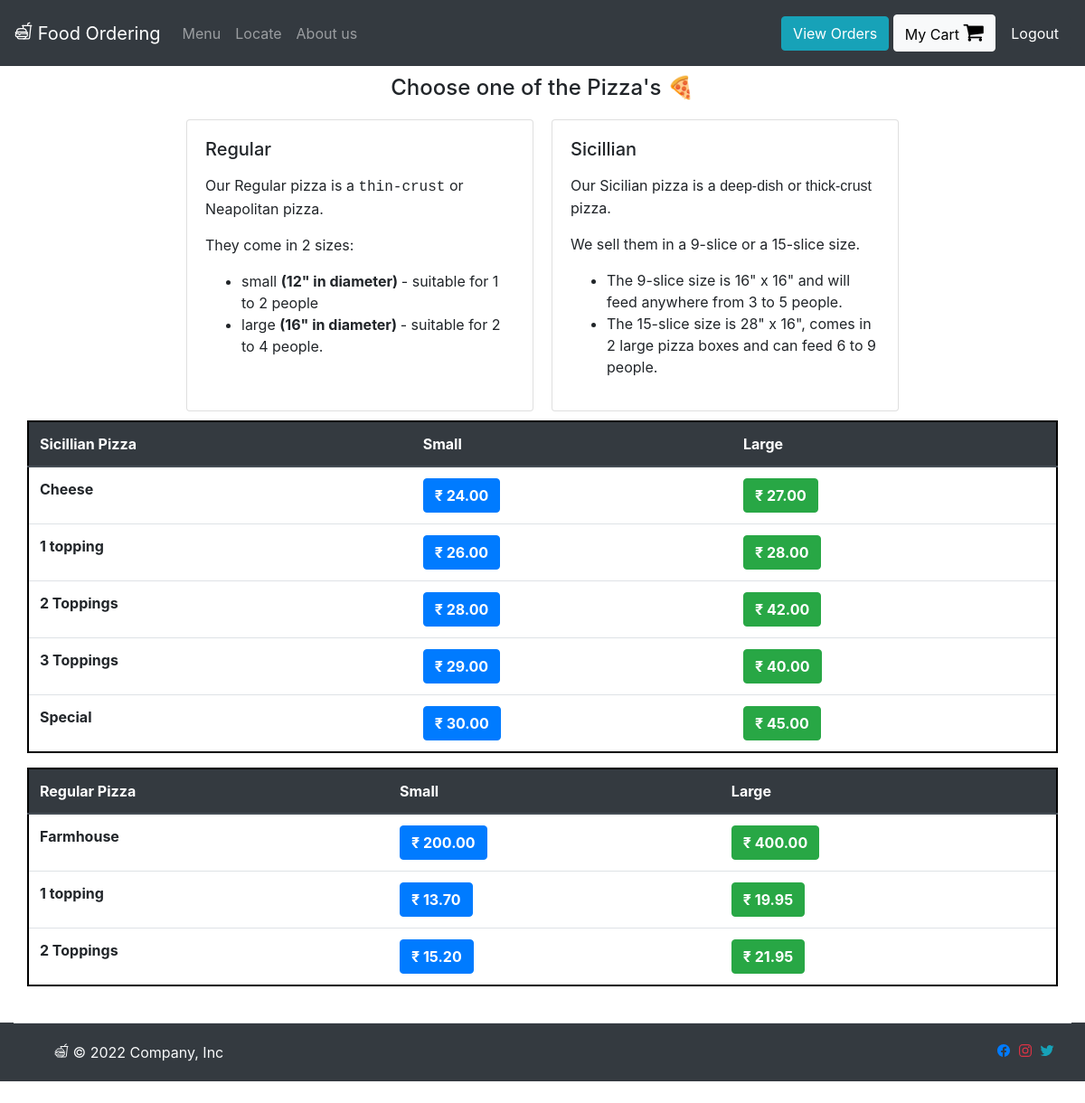
The page /Pizza (signed in) on the database its author committed.
### orders/models.py (models this page shows, shortened)
class RegularPizza(models.Model):
    pizza_choice = models.CharField(max_length=200)
    small_price = models.DecimalField(max_digits=6, decimal_places=2)
    large_price = models.DecimalField(max_digits=6, decimal_places=2)
    category_description = models.TextField()

class SicilianPizza(models.Model):
    pizza_choice = models.CharField(max_length=200)
    small_price = models.DecimalField(max_digits=6, decimal_places=2)
    large_price = models.DecimalField(max_digits=6, decimal_places=2)
    category_description = models.TextField()

### orders/views.py (the view)
# urls.py: path("Pizza", views.pizza, name="pizza"),
def pizza(request):
    if request.user.is_authenticated:
        return render(request, "orders/pizza.html", context = {"regular_pizza":RegularPizza.objects.all, "sicillian_pizza":SicilianPizza.objects.all , "toppings":Toppings.objects.all, "number_of_toppings":[1,2,3]})
    else:
        return redirect("orders:login")

### orders/models.py (called while the page is built)
    def __str__(self):
        return f"{self.topping_name}"

### orders/templates/orders/pizza.html (shortened to what this page needs)
{% extends 'orders/header.html' %}
{% block content %}
    <div class="container">
      <h4 style="margin:10px; text-align:center;"> Choose one of the Pizza's &#x1f355 </h4>
      <div class="row justify-content-center">
            <div class="card" id="regular_pizza_card" style="width: 24rem; margin:10px;">
              <div class="card-body">
                <h5 class="card-title" >Regular </h5>
                {% for pizza in regular_pizza %}
                  {% if pizza.category_description != "default" %}
                    <p class="card-text">{{ pizza.category_description | safe}}</p>
                  {% endif %}
                {% endfor %}
              </div>
            </div>
            <div class="card" id="sicillian_pizza_card" style="width: 24rem; margin:10px;">
              <div class="card-body">
                <h5 class="card-title">Sicillian </h5>
                {% for pizza in sicillian_pizza %}
                  {% if pizza.category_description != "default" %}
                    <p class="card-text">{{ pizza.category_description | safe }}</p>
                  {% endif %}
                {% endfor %}
              </div>
            </div>
      </div>
      <div class="row" >
        <table class="table" id="sicillian_pizza_table" style="border: 2px solid black">
          <thead class="thead-dark">
            <tr>
              <th scope="col">Sicillian Pizza</th>
              <th scope="col">Small</th>
              <th scope="col">Large</th>
            </tr>
          </thead>
          <tbody>
            {% for pizza in sicillian_pizza %}
              <tr>
                <th>{{pizza.pizza_choice}}</th>
                {% if forloop.counter0 in number_of_toppings %}
                  <td><button type="button" class="btn btn-primary add_to_cart"  onclick="pizza_toppings({{forloop.counter0}}, 'Small Sicillian', {{pizza.small_price}})"><strong>&#x20B9; {{pizza.small_price}}</strong></button></td>
                  <td><button type="button" class="btn btn-success add_to_cart"  onclick="pizza_toppings({{forloop.counter0}}, 'Large Sicillian', {{pizza.large_price}})"><strong>&#x20B9; {{pizza.large_price}}</strong></button></td>
                {% else %}
                  <td><button type="button" class="btn btn-primary add_to_cart"  onclick="add_to_cart({item_description: 'Small Sicillian Pizza - {{pizza.pizza_choice}}' , price: {{pizza.small_price}} })"><strong>&#x20B9; {{pizza.small_price}}</strong></button></td>
                  <td><button type="button" class="btn btn-success add_to_cart"  onclick="add_to_cart({item_description: 'Large Sicillian Pizza - {{pizza.pizza_choice}}' , price: {{pizza.large_price}} })"><strong>&#x20B9; {{pizza.large_price}}</strong></button></td>
                {% endif %}
              </tr>
            {% endfor %}
          </tbody>
        </table>
        <table class="table" id="regular_pizza_table" style="border: 2px solid black">
          <thead class="thead-dark">
            <tr>
              <th scope="col">Regular Pizza</th>
              <th scope="col">Small</th>
              <th scope="col">Large</th>
            </tr>
          </thead>
          <tbody>
            {% for pizza in regular_pizza %}
              <tr>
                <th>{{pizza.pizza_choice}}</th>
                {% if forloop.counter0 in number_of_toppings %}
                  <td><button type="button" class="btn btn-primary add_to_cart"  onclick="pizza_toppings({{forloop.counter0}}, 'Small Regular', {{pizza.small_price}})"><strong>&#x20B9; {{pizza.small_price}}</strong></button></td>
                  <td><button type="button" class="btn btn-success add_to_cart"  onclick="pizza_toppings({{forloop.counter0}}, 'Large Regular', {{pizza.large_price}})"><strong>&#x20B9; {{pizza.large_price}}</strong></button></td>
                {% else %}
                  <td><button type="button" class="btn btn-primary add_to_cart"  onclick="add_to_cart({item_description: 'Small Regular Pizza - {{pizza.pizza_choice}}' , price: {{pizza.small_price}} })"><strong>&#x20B9; {{pizza.small_price}}</strong></button></td>
                  <td><button type="button" class="btn btn-success add_to_cart"  onclick="add_to_cart({item_description: 'Large Regular Pizza - {{pizza.pizza_choice}}' , price: {{pizza.large_price}} })"><strong>&#x20B9; {{pizza.large_price}}</strong></button></td>
                {% endif %}
              </tr>
            {% endfor %}
          </tbody>
        </table>
      </div>
    </div>
{% endblock %}

### rows shown on the page
RegularPizza: category_description "Our Regular pizza is a thin-crust or Neapolitan pizza. They come in 2 sizes: small (12\" in diameter) - suitable for 1 to 2 people large (16\" in diameter) - suitable for 2 to 4 people.", pizza_choice "Farmhouse", small_price "200.00", large_price "400.00"
SicilianPizza: category_description "Our Sicilian pizza is a deep-dish or thick-crust pizza. We sell them in a 9-slice or a 15-slice size. The 9-slice size is 16\" x 16\" and will feed anywhere from 3 to 5 people. The 15-slice size is 28\" x 16\", comes in 2 large pizza boxes and can feed 6 to 9 people.", pizza_choice "Cheese", small_price "24.00", large_price "27.00"
SicilianPizza: pizza_choice "1 topping", small_price "26.00", large_price "28.00"
SicilianPizza: pizza_choice "2 Toppings", small_price "28.00", large_price "42.00"
SicilianPizza: pizza_choice "3 Toppings", small_price "29.00", large_price "40.00"
SicilianPizza: pizza_choice "Special", small_price "30.00", large_price "45.00"
RegularPizza: pizza_choice "1 topping", small_price "13.70", large_price "19.95"
RegularPizza: pizza_choice "2 Toppings", small_price "15.20", large_price "21.95"
